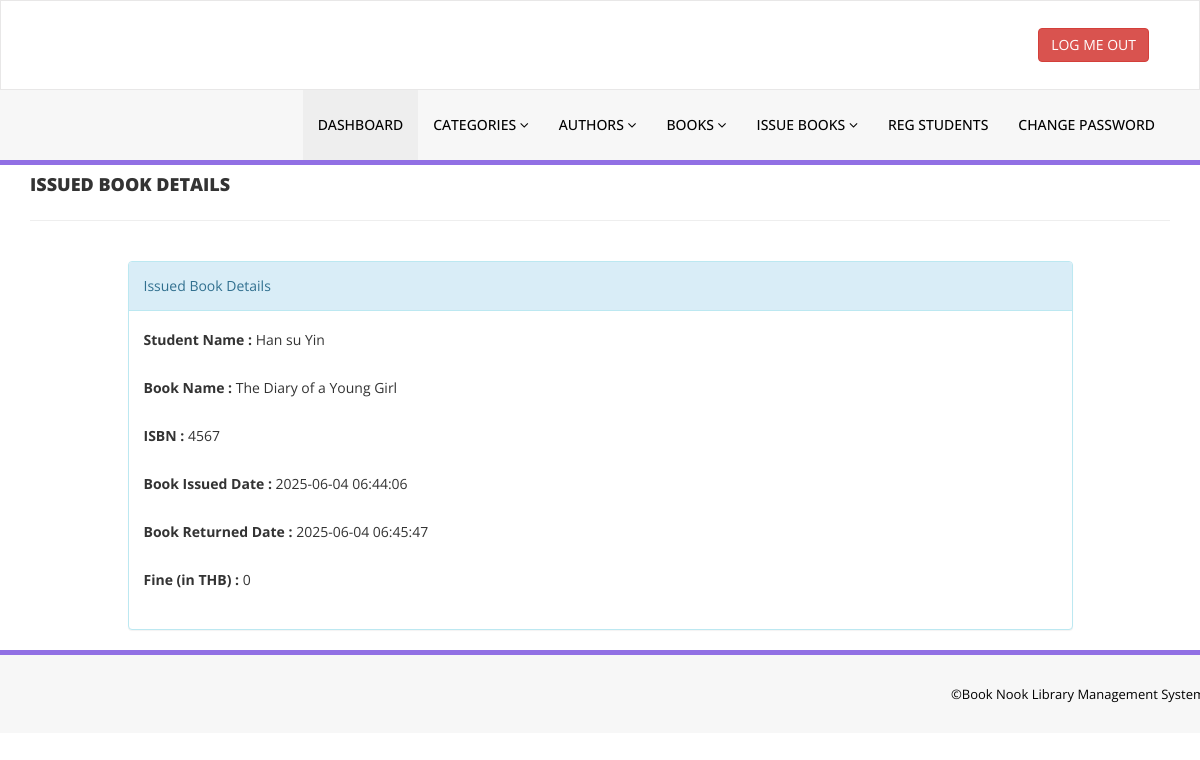
Page /library/admin/update-issue-bookdeails.php?rid=16 (signed in) on the committed database.
### tables this page shows
CREATE TABLE `tblissuedbookdetails` (
  `id` int(11) NOT NULL,
  `BookId` int(11) DEFAULT NULL,
  `StudentID` varchar(150) DEFAULT NULL,
  `IssuesDate` timestamp NULL DEFAULT current_timestamp(),
  `ReturnDate` timestamp NULL DEFAULT NULL ON UPDATE current_timestamp(),
  `RetrunStatus` int(1) DEFAULT NULL,
  `fine` int(11) DEFAULT NULL
);

CREATE TABLE `tblstudents` (
  `id` int(11) NOT NULL,
  `StudentId` varchar(100) DEFAULT NULL,
  `FullName` varchar(120) DEFAULT NULL,
  `EmailId` varchar(120) DEFAULT NULL,
  `MobileNumber` char(11) DEFAULT NULL,
  `Password` varchar(120) DEFAULT NULL,
  `Status` int(1) DEFAULT NULL,
  `RegDate` timestamp NULL DEFAULT current_timestamp(),
  `UpdationDate` timestamp NULL DEFAULT NULL ON UPDATE current_timestamp()
);

CREATE TABLE `tblbooks` (
  `id` int(11) NOT NULL,
  `BookName` varchar(255) DEFAULT NULL,
  `CatId` int(11) DEFAULT NULL,
  `AuthorId` int(11) DEFAULT NULL,
  `ISBNNumber` int(11) DEFAULT NULL,
  `BookPrice` int(11) DEFAULT NULL,
  `RegDate` timestamp NULL DEFAULT current_timestamp(),
  `UpdationDate` timestamp NULL DEFAULT NULL ON UPDATE current_timestamp()
);

### library/admin/update-issue-bookdeails.php (the view, shortened to what this page needs)
<?php
include('includes/config.php');
if(strlen($_SESSION['alogin'])==0)
    {
header('location:index.php');
}
else{
?>
<!DOCTYPE html>
<html xmlns="http://www.w3.org/1999/xhtml">
<head>
    <link href="assets/css/bootstrap.css" rel="stylesheet" />
    <link href="assets/css/font-awesome.css" rel="stylesheet" />
    <link href="assets/css/style.css" rel="stylesheet" />
</head>
<body>
<?php include('includes/header.php');?>
    <div class="content-wra
    <div class="content-wrapper">
         <div class="container">
        <div class="row pad-botm">
            <div class="col-md-12">
                <h4 class="header-line">Issued Book Details</h4>
                            </div>
</div>
<div class="row">
<div class="col-md-10 col-sm-6 col-xs-12 col-md-offset-1"">
<div class="panel panel-info">
<div class="panel-heading">
Issued Book Details
</div>
<div class="panel-body">
<form role="form" method="post">
<?php
$rid=intval($_GET['rid']);
$sql = "SELECT tblstudents.FullName,tblbooks.BookName,tblbooks.ISBNNumber,tblissuedbookdetails.IssuesDate,tblissuedbookdetails.ReturnDate,tblissuedbookdetails.id as rid,tblissuedbookdetails.fine,tblissuedbookdetails.RetrunStatus from  tblissuedbookdetails join tblstudents on tblstudents.StudentId=tblissuedbookdetails.StudentId join tblbooks on tblbooks.id=tblissuedbookdetails.BookId where tblissuedbookdetails.id=:rid";
$query = $dbh -> prepare($sql);
$query->bindParam(':rid',$rid,PDO::PARAM_STR);
$query->execute();
$results=$query->fetchAll(PDO::FETCH_OBJ);
if($query->rowCount() > 0)
{
foreach($results as $result)
{               ?>
<div class="form-group">
<label>Student Name :</label>
<?php echo htmlentities($result->FullName);?>
</div>
<div class="form-group">
<label>Book Name :</label>
<?php echo htmlentities($result->BookName);?>
</div>
<div class="form-group">
<label>ISBN :</label>
<?php echo htmlentities($result->ISBNNumber);?>
</div>
<div class="form-group">
<label>Book Issued Date :</label>
<?php echo htmlentities($result->IssuesDate);?>
</div>
<div class="form-group">
<label>Book Returned Date :</label>
<?php if($result->ReturnDate=="")
                                            {
                                                echo htmlentities("Not Return Yet");
                                            } else {
                                            echo htmlentities($result->ReturnDate);
}
                                            ?>
</div>
<div class="form-group">
<label>Fine (in THB) :</label>
<?php
if($result->fine=="")
{?>
<input class="form-control" type="text" name="fine" id="fine"  required />
<?php }else {
echo htmlentities($result->fine);
}
?>
</div>
 <?php if($result->RetrunStatus==0){?>
<button type="submit" name="return" id="submit" class="btn btn-info">Return Book </button>
 </div>
<?php }}} ?>
                                    </form>
                            </div>
                        </div>
                            </div>
        </div>
    </div>
    </div>
  <?php include('includes/footer.php');?>
</body>
</html>
<?php } ?>

### library/admin/assets/css/style.css (style rules this page uses)
.header-line { font-weight: 900; padding-bottom: 25px; border-bottom: 1px solid #eeeeee; text-transform: uppercase; }
.pad-botm { padding-bottom: 30px; }

### rows in the picture
tblissuedbookdetails: tblstudents.FullName "Han su Yin", BookId.BookName "The Diary of a Young Girl", BookId.ISBNNumber "4567", IssuesDate "2025-06-04 06:44:06", ReturnDate "2025-06-04 06:45:47", fine "0"
